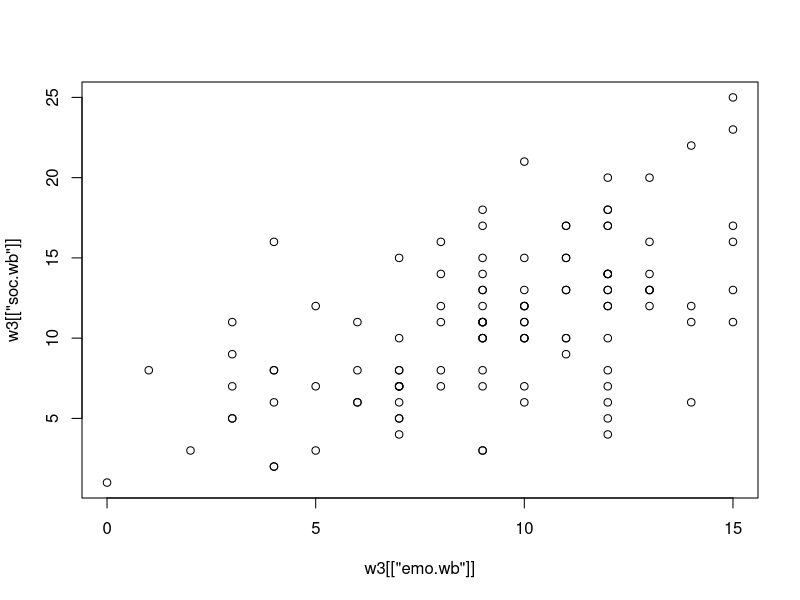
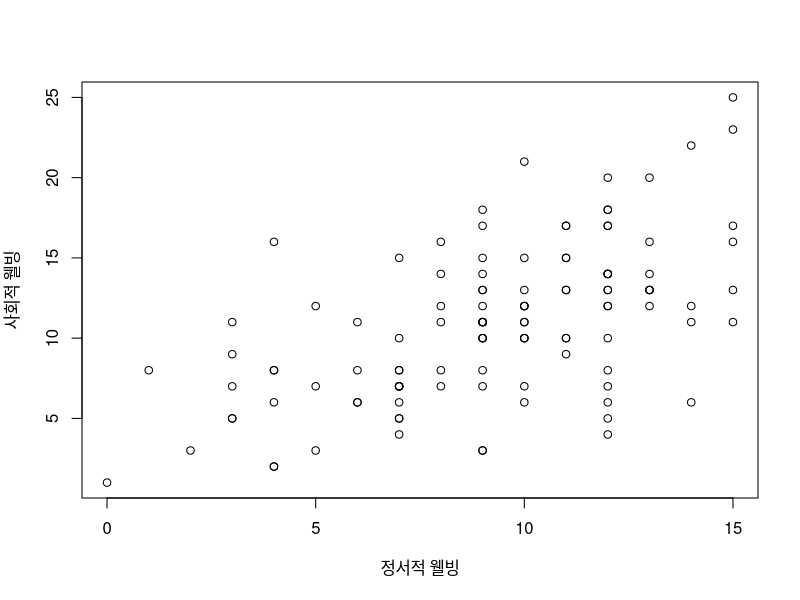
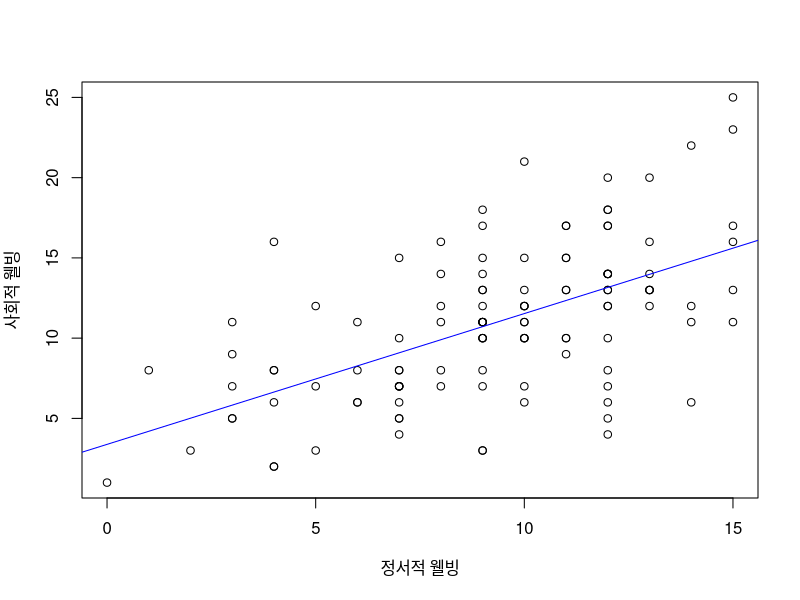

These charts were generated, in order, by the following R code:
## ---- chunk 1

knitr::opts_chunk$set(echo = TRUE)
#options(height = 50)
#knitr::opts_chunk$set(fig.width=4, fig.height=2, dpi=200, out.width="940px", out.height="529px", echo = T)

## ---- chunk 2
library(readxl)
setwd("E:/Dropbox/study/R_study/19.03.28_R_study (Kolab)")
w3 <- read_xlsx("Week3_example1.xlsx")
## ---- chunk 3
plot(w3[["emo.wb"]], w3[["soc.wb"]]) 
## ---- chunk 4
plot(
    w3[["emo.wb"]], # x axis
    w3[["soc.wb"]], # y axis
    xlab = "정서적 웰빙", # x axis label
    ylab = "사회적 웰빙" # y axis label
    ) 
## ---- chunk 5
plot(
    w3[["emo.wb"]], # x axis
    w3[["soc.wb"]], # y axis
    xlab = "정서적 웰빙", # x axis label
    ylab = "사회적 웰빙" # y axis label
    ) 
abline(lm(w3[["soc.wb"]]~w3[["emo.wb"]]), col="blue")
## ---- chunk 6

chr1 <- "고려대학교"
chr2 <- "심리학과"
paste(chr1, chr2) ; paste(chr1, chr2, sep = "") ; paste(chr1, chr2, sep = "_")

## ---- chunk 7
file_names <- paste(names(w3)[4], " X ", names(w3)[5], ".png", sep="")
print(file_names)
